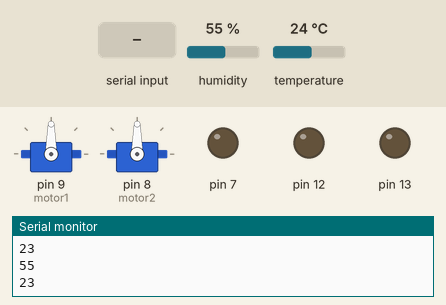
Recording of a sketch running on a simulated Arduino Uno, built with avr-gcc and run on an emulated ATmega328P. On the bench: 2 × servo, output pins drawn as LEDs (lit = HIGH), the last lines printed to the serial monitor. The inputs (shaded band) are chosen by the test bench; at power-on: humidity 55 %, temperature 24 °C.

Above: at 2.8 s.
2.9 s: "1" received over Serial
At 4.3 s:
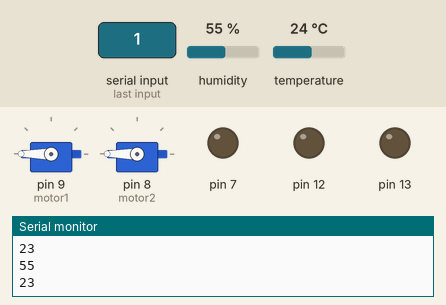
5.5 s: "0" received over Serial
At 6.7 s:
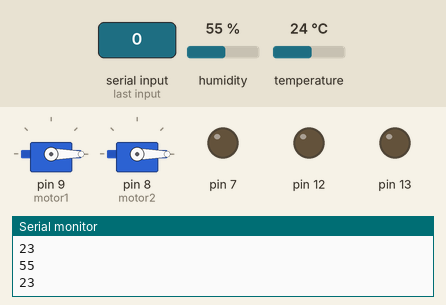
7.5 s: "3" received over Serial
At 9.1 s:
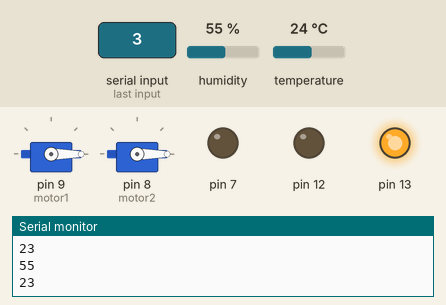
9.5 s: "2" received over Serial
At 11.3 s:
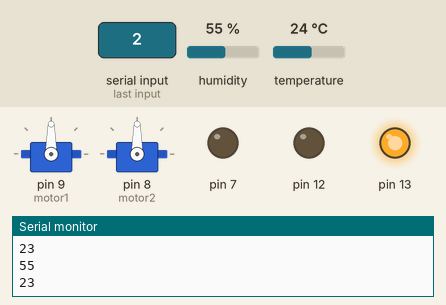
11.6 s: "5" received over Serial
At 12.7 s:
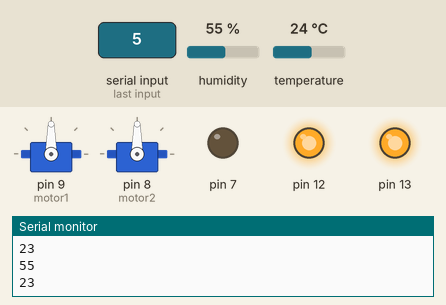
13.6 s: "4" received over Serial
At 15.1 s:
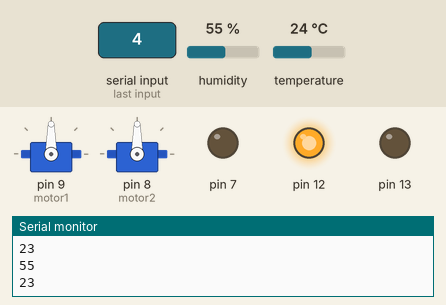
Timing chart, 0 to 16.6 s (numbered marks = the images above; inputs shaded):
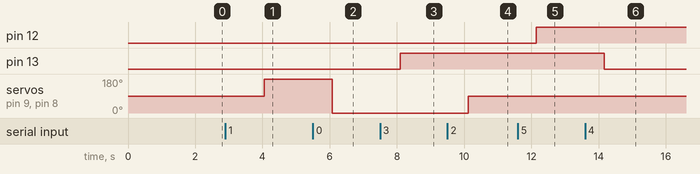

The sketch:

ArduinoInvernadero.ino
```cpp
// Incluimos librería
#include <DHT.h>
#include <Servo.h>

// Declaramos la variable para controlar el servo
Servo  motor1, motor2;
// Definimos el pin digital donde se conecta el sensor
#define DHTPIN 2
// Dependiendo del tipo de sensor
#define DHTTYPE DHT11

// Inicializamos el sensor DHT11
DHT dht(DHTPIN, DHTTYPE);

void setup() {
  // Inicializamos comunicación serie
  Serial.begin(9600);
  motor1.attach(9);
  motor2.attach(8);
  pinMode(13, OUTPUT);
  pinMode(12, OUTPUT);
    pinMode(7, OUTPUT);

  // Comenzamos el sensor DHT
  dht.begin();

}

void loop() {
  // Esperamos 5 segundos entre medidas


  // Leemos la humedad relativa
  int h = dht.readHumidity();
  // Leemos la temperatura en grados centígrados (por defecto)
  int t = dht.readTemperature();
  // Leemos la temperatura en grados Fahreheit
  //float f = dht.readTemperature(true);

  // Comprobamos si ha habido algún error en la lectura
  if (isnan(h) || isnan(t) ) {
    Serial.println("Error obteniendo los datos del sensor DHT11");
    return;
  }

  // Calcular el índice de calor en Fahreheit
  // float hif = dht.computeHeatIndex(f, h);
  // Calcular el índice de calor en grados centígrados
  int hic = dht.computeHeatIndex(t, h, false);

  //Serial.print("Humedad: ");
  Serial.println(h);
  Serial.println(hic);
  delay(2000);

  //Serial.print(" %\t");
  //Serial.print("Temperatura: ");
  //Serial.print(t);
  //Serial.print(" *C ");
  //Serial.print(f);
  //Serial.print(" *F\t");
  //Serial.print("Índice de calor: ");
  //Serial.println(hic);
  //Serial.print(" *C ");
  // Serial.print(hif);
  //Serial.println(" *F");


  int control = Serial.read();

  if (control == '1') {

    AbrirTechoCompleto();
  }
  if (control == '2') {

    AbrirTechoMitad();
  }
  if (control == '0') {
    CerrarTecho();
  }
  if (control == '3') {
    digitalWrite(13, HIGH);

  }
  if (control == '4') {
    digitalWrite(13, LOW);

  }
    if (control == '5') {
    digitalWrite(12, HIGH);

  }
    if (control == '6') {
    digitalWrite(12, LOW);

  }

    if (control == '7') {
    digitalWrite(7, HIGH);

  }
    if (control == '8') {
    digitalWrite(7, LOW);

  }


  //AbrirTecho();
}

void AbrirTechoCompleto() {
  motor1.write(180);
  motor2.write(180);

}

void AbrirTechoMitad() {

  motor1.write(90);
  motor2.write(90);

}

void CerrarTecho() {
  motor1.write(0);
  motor2.write(0);
}
```

Measured:
- after the input at 2.9 s, servo on pin 9 (motor1), servo on pin 8 (motor2): 90° → 180° after 1.1 s
- after the input at 5.5 s, servo on pin 9 (motor1), servo on pin 8 (motor2): 180° → 0° after 0.57 s
- after the input at 7.5 s, pin 13: LOW → HIGH after 0.60 s
- after the input at 9.5 s, servo on pin 9 (motor1), servo on pin 8 (motor2): 0° → 90° after 0.62 s
- after the input at 11.6 s, pin 12: LOW → HIGH after 0.54 s
- after the input at 13.6 s, pin 13: HIGH → LOW after 0.57 s
